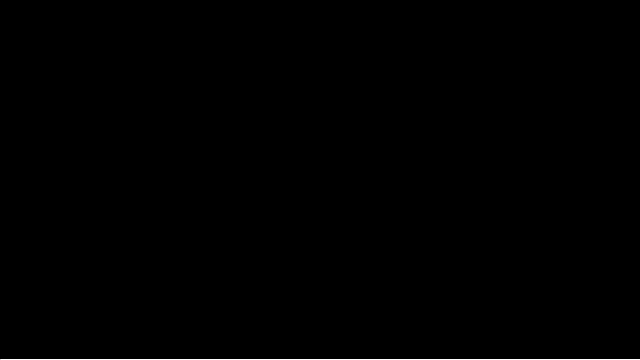
Frame 1 (no input)
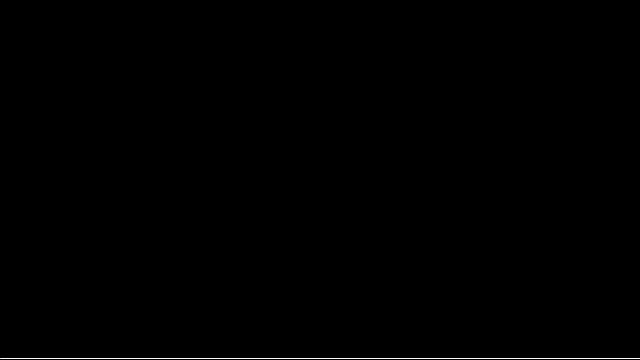
Frame 2 (the mouse pressed at the canvas centre, redrawn once)

The Processing sketch that drew these frames (run headless with seeded random() and noise(); the mouse was pressed at the canvas centre and the sketch redrawn once):

// Processing sketch: line
// ── line.pde
int i=-1;

void setup(){
  size(640,360);
  frameRate(60);
  noLoop();
}

void draw(){
  background(0);
  if(i<0)i=height;
  i--;
  stroke(255);
  line(0,i,width,i);
}

void mousePressed(){
  loop();
}
